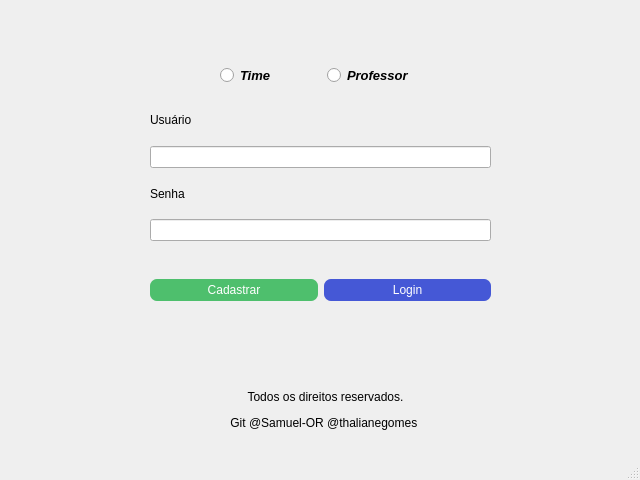
<?xml version="1.0" encoding="UTF-8"?>
<ui version="4.0">
 <class>MainWindow</class>
 <widget class="QMainWindow" name="MainWindow">
  <property name="geometry">
   <rect>
    <x>0</x>
    <y>0</y>
    <width>640</width>
    <height>480</height>
   </rect>
  </property>
  <property name="windowTitle">
   <string>MainWindow</string>
  </property>
  <widget class="QWidget" name="centralwidget">
   <widget class="QWidget" name="horizontalLayoutWidget">
    <property name="geometry">
     <rect>
      <x>150</x>
      <y>250</y>
      <width>341</width>
      <height>80</height>
     </rect>
    </property>
    <layout class="QHBoxLayout" name="horizontalLayout">
     <item>
      <widget class="QPushButton" name="pushButton">
       <property name="cursor">
        <cursorShape>PointingHandCursor</cursorShape>
       </property>
       <property name="styleSheet">
        <string notr="true">background-color: #4ebf6d;
border-radius: 7px;
padding: 4px;
color: white;</string>
       </property>
       <property name="text">
        <string>Cadastrar</string>
       </property>
      </widget>
     </item>
     <item>
      <widget class="QPushButton" name="pushButton_2">
       <property name="enabled">
        <bool>true</bool>
       </property>
       <property name="cursor">
        <cursorShape>PointingHandCursor</cursorShape>
       </property>
       <property name="styleSheet">
        <string notr="true">background-color: #4558d6;
border-radius: 7px;
padding: 4px;
color: white;</string>
       </property>
       <property name="text">
        <string>Login</string>
       </property>
      </widget>
     </item>
    </layout>
   </widget>
   <widget class="QWidget" name="verticalLayoutWidget">
    <property name="geometry">
     <rect>
      <x>150</x>
      <y>100</y>
      <width>341</width>
      <height>141</height>
     </rect>
    </property>
    <layout class="QVBoxLayout" name="verticalLayout">
     <item>
      <widget class="QLabel" name="label">
       <property name="text">
        <string>Usuário</string>
       </property>
      </widget>
     </item>
     <item>
      <widget class="QLineEdit" name="lineEdit"/>
     </item>
     <item>
      <widget class="QLabel" name="label_2">
       <property name="text">
        <string>Senha</string>
       </property>
      </widget>
     </item>
     <item>
      <widget class="QLineEdit" name="lineEdit_2"/>
     </item>
    </layout>
   </widget>
   <widget class="QLabel" name="label_3">
    <property name="geometry">
     <rect>
      <x>150</x>
      <y>380</y>
      <width>351</width>
      <height>61</height>
     </rect>
    </property>
    <property name="text">
     <string>&lt;html&gt;&lt;head/&gt;&lt;body&gt;&lt;p align=&quot;center&quot;&gt;Todos os direitos reservados.&lt;/p&gt;&lt;p align=&quot;center&quot;&gt;Git @Samuel-OR @thalianegomes &lt;/p&gt;&lt;/body&gt;&lt;/html&gt;</string>
    </property>
   </widget>
   <widget class="QWidget" name="horizontalLayoutWidget_2">
    <property name="geometry">
     <rect>
      <x>220</x>
      <y>60</y>
      <width>208</width>
      <height>31</height>
     </rect>
    </property>
    <layout class="QHBoxLayout" name="horizontalLayout_2">
     <item>
      <widget class="QRadioButton" name="radioButton">
       <property name="font">
        <font>
         <pointsize>10</pointsize>
         <weight>75</weight>
         <italic>true</italic>
         <bold>true</bold>
        </font>
       </property>
       <property name="text">
        <string>Time</string>
       </property>
      </widget>
     </item>
     <item>
      <widget class="QRadioButton" name="radioButton_2">
       <property name="font">
        <font>
         <pointsize>10</pointsize>
         <weight>75</weight>
         <italic>true</italic>
         <bold>true</bold>
        </font>
       </property>
       <property name="text">
        <string>Professor</string>
       </property>
      </widget>
     </item>
    </layout>
   </widget>
  </widget>
  <widget class="QMenuBar" name="menubar">
   <property name="geometry">
    <rect>
     <x>0</x>
     <y>0</y>
     <width>640</width>
     <height>23</height>
    </rect>
   </property>
  </widget>
  <widget class="QStatusBar" name="statusbar"/>
 </widget>
 <resources/>
 <connections/>
</ui>
